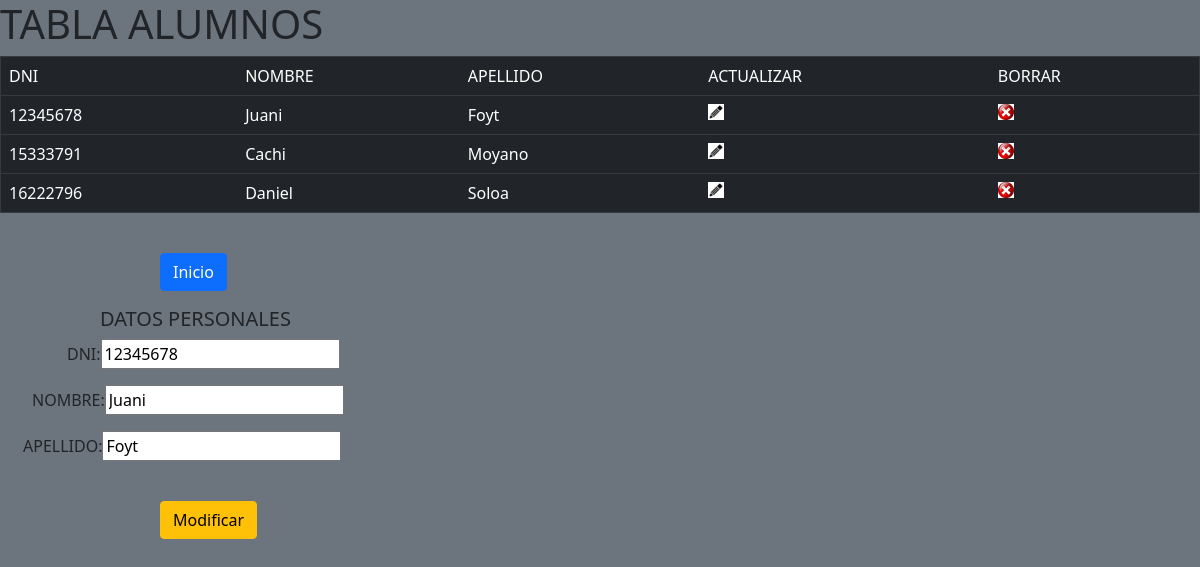
The page /tablaAlumnos.php?accion=Actualizar&&id=12345678 on the database its author committed.
### tables this page shows
CREATE TABLE `alumnos` (
  `alu_dni` int(11) NOT NULL,
  `alu_nombre` varchar(20) NOT NULL,
  `alu_apellido` varchar(20) NOT NULL
);

### tablaAlumnos.php (the view, shortened to what this page needs)
<html>
    <head>
       <link href="https://cdn.jsdelivr.net/npm/bootstrap@5.1.3/dist/css/bootstrap.min.css" rel="stylesheet">
    </head>
    <body class="bg-secondary">
       <?php
         $controlBtnAct=false;
           if (isset($_POST['Enviar'])){for($i=0;$i<1;$i++){
               $mostrar2=null;
               break;}
           }else if (isset($_POST['Modificar'])) {
               Modificar();
               $mostrar2=null;
           }else if (isset($_POST['Nuevo'])) {
               Insertar();
               $mostrar2=null;
           }else if (($_GET['accion']==='Actualizar') )
               {$controlBtnAct=true;
                $mostrar2=null;
                if ($_SERVER["HTTP_SERVER_REFERER"] = "tablaAlumnos.php") {
                   $conexion=mysqli_connect('localhost','root','','sga_Belgrano');
                   $sql2="SELECT * FROM ALUMNOS WHERE alu_dni=".$_GET['id'];
                   $resultado2= mysqli_query($conexion, $sql2);
                   $mostrar2= mysqli_fetch_array($resultado2);
                 }
           }else if (($_GET['accion']==='Borrar') )
               {$mostrar2=null;
                if ($_SERVER["HTTP_SERVER_REFERER"] = "tablaAlumnos.php") {
                   $conexion=mysqli_connect('localhost','root','','sga_Belgrano');
                   $sql2="SELECT * FROM ALUMNOS WHERE alu_dni=".$_GET['id'];
                   $resultado2= mysqli_query($conexion, $sql2);
                   $mostrar2= mysqli_fetch_array($resultado2);
                   Borrar();
                   $mostrar2=null;
                   $_GET['id']=null;
                 }
             }
        ?>
        <div class="tablaAlumnos">
          <h1>TABLA ALUMNOS</h1>
          <div class="opciones" class="tabla">
            <table border="1" class="table table-dark">
              <tr>
                <td>DNI</td>
                <td>NOMBRE</td>
                <td>APELLIDO</td>
                <td>ACTUALIZAR</td>
                <td>BORRAR</td>
              </tr>
              <?php
                $conexion=mysqli_connect('localhost','root','','sga_Belgrano');
                $sql='SELECT * FROM ALUMNOS';
                $resultado= mysqli_query($conexion, $sql);
                while($mostrar= mysqli_fetch_array($resultado)){
              ?>
              <tr>
                <td><?php echo $mostrar[0]?></td>
                <td><?php echo $mostrar[1]?></td>
                <td><?php echo $mostrar[2]?></td>
                <td ><a href="tablaAlumnos.php?accion=Actualizar&&id=<?php echo $mostrar[0]?>" class="modificar" name="Actualizar"> <img src="editar1.png"</a> </td>
                <td ><a href="tablaAlumnos.php?accion=Borrar&&id=<?php echo $mostrar[0]?>" class="eliminar" name="Borrar"> <img src="eliminar1.png"</a></td>
              </tr>
              <?php
              }
              ?>
            </table>
            <br/>
            <form action="index.php" method="POST">
               <spam>
                 <input type="submit" class="btn btn-primary" name="volver" value="Inicio" class="enviar">
               </spam>
            </form>
          </div>
        </div>
        <div class="datosPersonales">
          <form action="<?php echo htmlspecialchars($_SERVER['PHP_SELF'])?>" method="POST">
            <h5 class="p4" class="text-success">DATOS PERSONALES </h5>
            <p class="p1" class="text-success">DNI:<input type="text" name="dni" value="<?php echo $mostrar2[0]?>" id="dni"class="text"></p>
            <p class="p2" class="text-success">NOMBRE:<input type="text" name="nombre" value="<?php echo $mostrar2[1]?>" id="nombre"class="text"></p>
            <p class="p3" class="text-success">APELLIDO:<input type="text" name="apellido" value="<?php echo $mostrar2[2]?>" id="apellido" class="text"></p>
            <br/>
            <?php
            if ($controlBtnAct )
             {?>
            <spam>
             <input type="submit" name="Modificar" class="btn btn-warning" value="Modificar" onclick="return EnviarForm()" class="enviar" class="modificar">
            </spam>
             <?php }else { ?>
            <spam>
             <input type="submit" name="Nuevo" class="btn btn-success" value="Nuevo" onclick="return EnviarForm()" class="enviar">
            </spam>
                <?php } ?>
          </form>
        </div>
    </body>
</html>

### tablaAlumnos.php (style rules this page uses)
.p1 { padding-left: 67px; }
.p2 { padding-left: 32px; }
.p3 { padding-left: 23px; }
.p4 { padding-left: 100px; }
spam { margin-left: 160px; }

### rows shown on the page
alumnos: alu_dni "12345678", alu_nombre "Juani", alu_apellido "Foyt", dni "12345678", nombre "Juani", apellido "Foyt"
alumnos: alu_dni "15333791", alu_nombre "Cachi", alu_apellido "Moyano"
alumnos: alu_dni "16222796", alu_nombre "Daniel", alu_apellido "Soloa"
